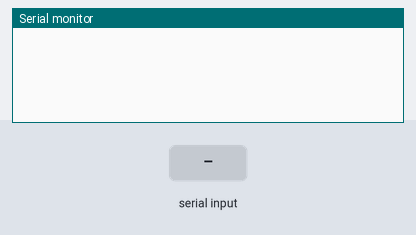
Bench run of a sketch on a simulated Arduino Uno, built with avr-gcc and run on an emulated ATmega328P. On the bench: the last lines printed to the serial monitor. Inputs (shaded band) come from the test bench.

Above: at 1.2 s.
1.3 s: "90,45\n" received over Serial
At 2.3 s:
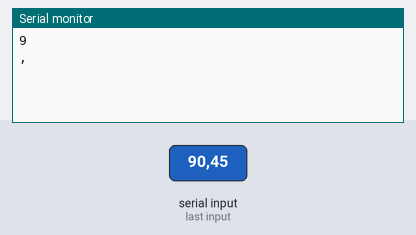
2.8 s: "R90\n" received over Serial
At 3.3 s:
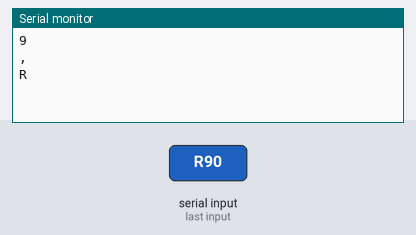

The sketch:

HC_05_Bluetooth.ino
```cpp
//uint i;
//int pins[i]={9,10,11};

void setup() {
 Serial.begin(9600);


/*for(pins[i],OUTPUT){
  analogWrite(pins[i],255);
}

}*/
}
//R100
//G255

void loop() {

  if(Serial.available()){
char c=Serial.read();
Serial.println(c);
int value=Serial.parseInt();
    if(c=='R'){

    }
  }

}
```

Measured:
- after the input at 1.3 s, the serial monitor: prints a new line at once (image 1)
- after the input at 2.8 s, the serial monitor: prints a new line at once (image 2)
